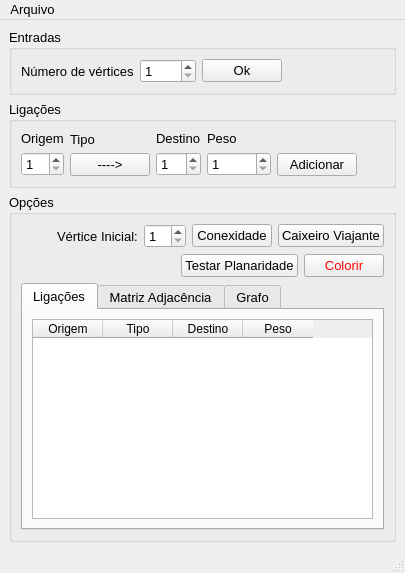
<?xml version="1.0" encoding="UTF-8"?>
<ui version="4.0">
 <class>TelaPrincipal</class>
 <widget class="QMainWindow" name="TelaPrincipal">
  <property name="geometry">
   <rect>
    <x>0</x>
    <y>0</y>
    <width>405</width>
    <height>573</height>
   </rect>
  </property>
  <property name="font">
   <font>
    <pointsize>10</pointsize>
   </font>
  </property>
  <property name="windowTitle">
   <string>Grafos</string>
  </property>
  <property name="windowIcon">
   <iconset resource="recursos.qrc">
    <normaloff>:/BannerofPeace.png</normaloff>:/BannerofPeace.png</iconset>
  </property>
  <property name="locale">
   <locale language="Portuguese" country="Brazil"/>
  </property>
  <widget class="QWidget" name="centralwidget">
   <layout class="QVBoxLayout" name="verticalLayout_3">
    <item>
     <widget class="QGroupBox" name="groupBoxEntradas">
      <property name="title">
       <string>Entradas</string>
      </property>
      <layout class="QVBoxLayout" name="verticalLayout">
       <item>
        <layout class="QHBoxLayout" name="horizontalLayout">
         <item>
          <widget class="QLabel" name="label">
           <property name="text">
            <string>Número de vértices</string>
           </property>
          </widget>
         </item>
         <item>
          <widget class="QSpinBox" name="inNumeroVertices">
           <property name="statusTip">
            <string>Define o número de vértices do grafo</string>
           </property>
           <property name="minimum">
            <number>1</number>
           </property>
           <property name="maximum">
            <number>1000</number>
           </property>
          </widget>
         </item>
         <item>
          <widget class="QPushButton" name="botaoOkNumeroVertices">
           <property name="statusTip">
            <string>Confirma o número de vértices do grafo</string>
           </property>
           <property name="text">
            <string>Ok</string>
           </property>
          </widget>
         </item>
         <item>
          <spacer name="horizontalSpacer_2">
           <property name="orientation">
            <enum>Qt::Horizontal</enum>
           </property>
           <property name="sizeHint" stdset="0">
            <size>
             <width>40</width>
             <height>20</height>
            </size>
           </property>
          </spacer>
         </item>
        </layout>
       </item>
      </layout>
     </widget>
    </item>
    <item>
     <widget class="QGroupBox" name="groupBoxLigacoes">
      <property name="title">
       <string>Ligações</string>
      </property>
      <layout class="QHBoxLayout" name="horizontalLayout_2">
       <item>
        <layout class="QVBoxLayout" name="verticalLayout_2">
         <item>
          <widget class="QLabel" name="label_2">
           <property name="text">
            <string>Origem</string>
           </property>
          </widget>
         </item>
         <item>
          <widget class="QSpinBox" name="inOrigem">
           <property name="statusTip">
            <string>Defina o vértice de origem da ligação</string>
           </property>
           <property name="minimum">
            <number>1</number>
           </property>
          </widget>
         </item>
        </layout>
       </item>
       <item>
        <layout class="QVBoxLayout" name="verticalLayout_8">
         <item>
          <widget class="QLabel" name="label_3">
           <property name="text">
            <string>Tipo</string>
           </property>
          </widget>
         </item>
         <item>
          <widget class="QPushButton" name="botaoTipoLigacao">
           <property name="statusTip">
            <string>Defina o tipo da ligação::: Arco----&gt; | Aresta -----</string>
           </property>
           <property name="text">
            <string>----&gt;</string>
           </property>
          </widget>
         </item>
        </layout>
       </item>
       <item>
        <layout class="QVBoxLayout" name="verticalLayout_9">
         <item>
          <widget class="QLabel" name="label_4">
           <property name="text">
            <string>Destino</string>
           </property>
          </widget>
         </item>
         <item>
          <widget class="QSpinBox" name="inDestino">
           <property name="statusTip">
            <string>Defina o vértice de destino da ligação</string>
           </property>
           <property name="minimum">
            <number>1</number>
           </property>
          </widget>
         </item>
        </layout>
       </item>
       <item>
        <layout class="QVBoxLayout" name="verticalLayout_10">
         <item>
          <widget class="QLabel" name="label_6">
           <property name="text">
            <string>Peso</string>
           </property>
          </widget>
         </item>
         <item>
          <widget class="QSpinBox" name="inPeso">
           <property name="statusTip">
            <string>Define a distância entre os vértices da ligação</string>
           </property>
           <property name="minimum">
            <number>1</number>
           </property>
           <property name="maximum">
            <number>10000</number>
           </property>
          </widget>
         </item>
        </layout>
       </item>
       <item alignment="Qt::AlignBottom">
        <widget class="QPushButton" name="botaoAdicionarLigacao">
         <property name="statusTip">
          <string>Adiciona uma ligação entre vértices no grafo</string>
         </property>
         <property name="text">
          <string>Adicionar</string>
         </property>
        </widget>
       </item>
       <item>
        <spacer name="horizontalSpacer_3">
         <property name="orientation">
          <enum>Qt::Horizontal</enum>
         </property>
         <property name="sizeHint" stdset="0">
          <size>
           <width>202</width>
           <height>20</height>
          </size>
         </property>
        </spacer>
       </item>
      </layout>
     </widget>
    </item>
    <item>
     <widget class="QGroupBox" name="groupBoxOpcoes">
      <property name="title">
       <string>Opções</string>
      </property>
      <layout class="QVBoxLayout" name="verticalLayout_4">
       <item>
        <layout class="QHBoxLayout" name="horizontalLayout_7">
         <item>
          <spacer name="horizontalSpacer_4">
           <property name="orientation">
            <enum>Qt::Horizontal</enum>
           </property>
           <property name="sizeHint" stdset="0">
            <size>
             <width>40</width>
             <height>20</height>
            </size>
           </property>
          </spacer>
         </item>
         <item>
          <widget class="QLabel" name="label_5">
           <property name="text">
            <string>Vértice Inicial:</string>
           </property>
          </widget>
         </item>
         <item>
          <widget class="QSpinBox" name="inVerticeInicial">
           <property name="minimum">
            <number>1</number>
           </property>
          </widget>
         </item>
         <item>
          <widget class="QPushButton" name="botaoConexidade">
           <property name="text">
            <string>Conexidade</string>
           </property>
          </widget>
         </item>
         <item>
          <widget class="QPushButton" name="botaoCaixeiroViajante">
           <property name="statusTip">
            <string>Caixeiro viajante, heurística: vértice adjacente mais próximo</string>
           </property>
           <property name="text">
            <string>Caixeiro Viajante</string>
           </property>
          </widget>
         </item>
        </layout>
       </item>
       <item>
        <layout class="QHBoxLayout" name="horizontalLayout_6">
         <item>
          <spacer name="horizontalSpacer">
           <property name="orientation">
            <enum>Qt::Horizontal</enum>
           </property>
           <property name="sizeHint" stdset="0">
            <size>
             <width>40</width>
             <height>20</height>
            </size>
           </property>
          </spacer>
         </item>
         <item>
          <widget class="QPushButton" name="botaoTestarPlanaridade">
           <property name="toolTip">
            <string>Testa a planaridade do grafo</string>
           </property>
           <property name="text">
            <string>Testar Planaridade</string>
           </property>
          </widget>
         </item>
         <item>
          <widget class="QPushButton" name="botaoColorirGrafo">
           <property name="toolTip">
            <string>Colorir grafo</string>
           </property>
           <property name="styleSheet">
            <string notr="true">color: qlineargradient(spread:pad, x1:0, y1:0, x2:1, y2:0, stop:0 rgba(255, 0, 0, 255), stop:0.166 rgba(255, 255, 0, 255), stop:0.333 rgba(0, 255, 0, 255), stop:0.5 rgba(0, 255, 255, 255), stop:0.666 rgba(0, 0, 255, 255), stop:0.833 rgba(255, 0, 255, 255), stop:1 rgba(255, 0, 0, 255))</string>
           </property>
           <property name="text">
            <string>Colorir</string>
           </property>
          </widget>
         </item>
        </layout>
       </item>
       <item>
        <widget class="QTabWidget" name="abas">
         <property name="tabPosition">
          <enum>QTabWidget::North</enum>
         </property>
         <property name="tabShape">
          <enum>QTabWidget::Rounded</enum>
         </property>
         <property name="currentIndex">
          <number>0</number>
         </property>
         <widget class="QWidget" name="abaLigacoes">
          <attribute name="title">
           <string>Ligações</string>
          </attribute>
          <attribute name="toolTip">
           <string>Aba que indica as ligações do grafo</string>
          </attribute>
          <layout class="QVBoxLayout" name="verticalLayout_5">
           <item>
            <widget class="QTableWidget" name="tabelaLigacoes">
             <property name="editTriggers">
              <set>QAbstractItemView::NoEditTriggers</set>
             </property>
             <property name="selectionMode">
              <enum>QAbstractItemView::SingleSelection</enum>
             </property>
             <property name="selectionBehavior">
              <enum>QAbstractItemView::SelectRows</enum>
             </property>
             <attribute name="horizontalHeaderDefaultSectionSize">
              <number>70</number>
             </attribute>
             <attribute name="verticalHeaderVisible">
              <bool>false</bool>
             </attribute>
             <column>
              <property name="text">
               <string>Origem</string>
              </property>
             </column>
             <column>
              <property name="text">
               <string>Tipo</string>
              </property>
             </column>
             <column>
              <property name="text">
               <string>Destino</string>
              </property>
             </column>
             <column>
              <property name="text">
               <string>Peso</string>
              </property>
             </column>
            </widget>
           </item>
          </layout>
         </widget>
         <widget class="QWidget" name="abaMatrizAdjacencia">
          <attribute name="title">
           <string>Matriz Adjacência</string>
          </attribute>
          <attribute name="toolTip">
           <string>Aba que exibe a matriz de adjacência do grafo</string>
          </attribute>
          <layout class="QVBoxLayout" name="verticalLayout_6">
           <item>
            <widget class="QTableWidget" name="tabelaAdjacencia">
             <property name="editTriggers">
              <set>QAbstractItemView::NoEditTriggers</set>
             </property>
            </widget>
           </item>
          </layout>
         </widget>
         <widget class="QWidget" name="abaGrafo">
          <attribute name="title">
           <string>Grafo</string>
          </attribute>
          <attribute name="toolTip">
           <string>Aba que exibe o desenho do grafo</string>
          </attribute>
          <layout class="QVBoxLayout" name="verticalLayout_7">
           <item>
            <widget class="QGraphicsView" name="areaDesenhoGrafo">
             <property name="renderHints">
              <set>QPainter::Antialiasing</set>
             </property>
            </widget>
           </item>
          </layout>
         </widget>
        </widget>
       </item>
      </layout>
     </widget>
    </item>
   </layout>
  </widget>
  <widget class="QMenuBar" name="menubar">
   <property name="geometry">
    <rect>
     <x>0</x>
     <y>0</y>
     <width>405</width>
     <height>22</height>
    </rect>
   </property>
   <widget class="QMenu" name="menuArquivo">
    <property name="font">
     <font>
      <pointsize>10</pointsize>
     </font>
    </property>
    <property name="statusTip">
     <string>Criar uma nova configuração | Sair do aplicativo</string>
    </property>
    <property name="locale">
     <locale language="Portuguese" country="Brazil"/>
    </property>
    <property name="title">
     <string>Arquivo</string>
    </property>
    <addaction name="actionNovo"/>
    <addaction name="separator"/>
    <addaction name="actionSair"/>
   </widget>
   <addaction name="menuArquivo"/>
  </widget>
  <widget class="QStatusBar" name="statusbar"/>
  <action name="actionNovo">
   <property name="text">
    <string>Novo</string>
   </property>
   <property name="statusTip">
    <string>Resetar configurações</string>
   </property>
   <property name="font">
    <font>
     <pointsize>10</pointsize>
    </font>
   </property>
   <property name="shortcut">
    <string>Ctrl+N</string>
   </property>
  </action>
  <action name="actionSair">
   <property name="text">
    <string>Sair</string>
   </property>
   <property name="statusTip">
    <string>Sair do programa</string>
   </property>
   <property name="font">
    <font>
     <pointsize>10</pointsize>
    </font>
   </property>
  </action>
 </widget>
 <resources>
  <include location="recursos.qrc"/>
 </resources>
 <connections/>
</ui>
